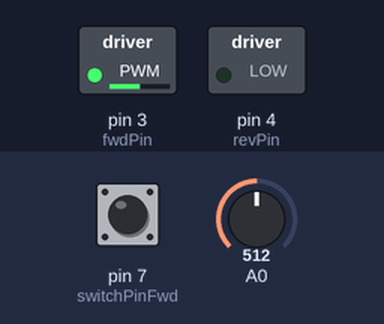
The sketch below on a simulated Arduino Uno, built with avr-gcc and run on an emulated ATmega328P. Shown: switched loads named in the sketch (green lamp = pin HIGH). The test bench sets the inputs (shaded band); at power-on: A0 = 512, pin 7 (switchPinFwd) HIGH.

Above: at 1.2 s.
1.3 s: A0 set to 716
At 2.5 s:
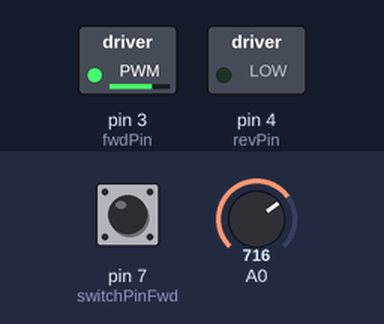
2.8 s: pin 7 (switchPinFwd) pulled LOW for 0.15 s
At 4.0 s:
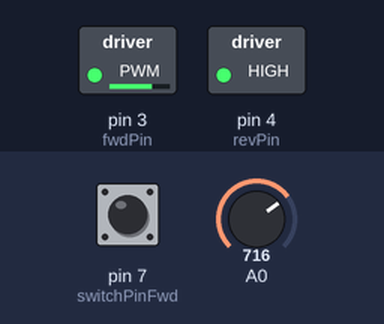
4.4 s: A0 set to 900
At 5.6 s:
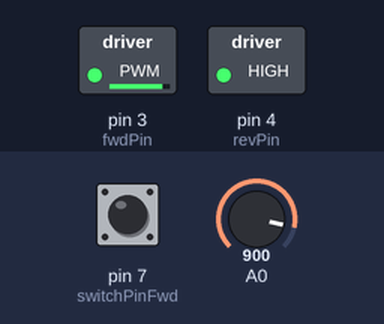
5.9 s: A0 set to 511
At 6.2 s:
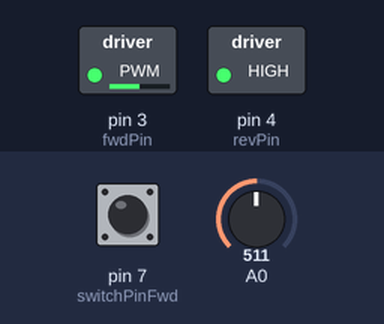
7.4 s: A0 set to 122
At 8.6 s:
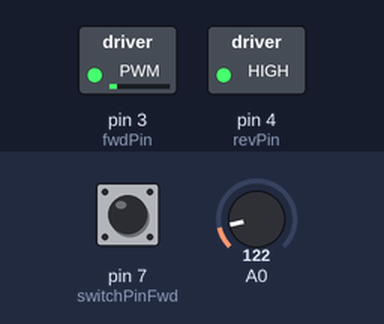
8.9 s: pin 7 (switchPinFwd) pulled LOW for 1 s
At 10.2 s:
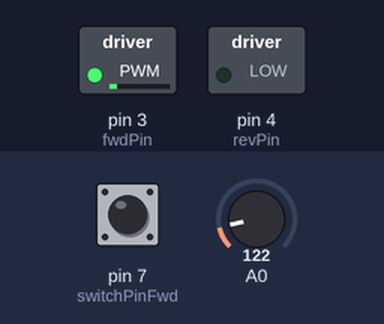
Timing chart, 0 to 11.9 s (numbered marks = the images above; inputs shaded):
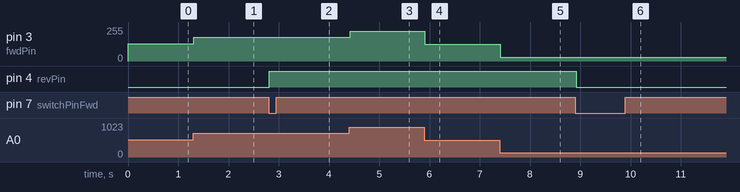

The sketch:

DC_motor_Control.ino
```cpp
int switchPinFwd = 7;     //Input from the switch when in the Forward position
int potentiometerIn;      //variable to hold the potentiometer input

int fwdPin = 3;           //Logic level output to the H-Bridge (Forward)
int revPin = 4;           //Another logic level output to the H-Bridge (Reverse)

void setup() {
  // put your setup code here, to run once:
  pinMode(switchPinFwd, INPUT_PULLUP);

  pinMode(fwdPin, OUTPUT); //Set the forward pin to an output
  pinMode(revPin, OUTPUT); //Set the forward pin to an output
}

void loop() {
  // put your main code here, to run repeatedly:
  potentiometerIn = analogRead(A0);
  int output = potentiometerIn / 4; //divide the potentiometer input by 4 so it can be used in the AnalogWrite function

  if(digitalRead(switchPinFwd) == HIGH) //Check to see if the pin is high or low
  {
    //If the pin is HIGH, it must be set to forward
      analogWrite(fwdPin, output); //Output our potentiometer value on the forward pin.
  }
  else
  {
    //Otherwise the switch must be set to Reverse
    analogWrite(revPin, output); //Output our potentiometer value on the forward pin.
  }
  delay(25);
}
```

Measured:
- after the input at 1.3 s, pin 3 (fwdPin): 128/255 → 179/255 at once
- after the input at 2.8 s, pin 4 (revPin): LOW → HIGH at once
- after the input at 4.4 s, pin 3 (fwdPin): 179/255 → 225/255 at once
- after the input at 5.9 s, pin 3 (fwdPin): 225/255 → 127/255 at once
- after the input at 7.4 s, pin 3 (fwdPin): 127/255 → 30/255 at once
- after the input at 8.9 s, pin 4 (revPin): HIGH → LOW at once
